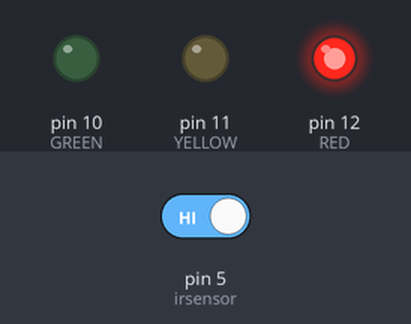
This sketch was run on a simulated Arduino Uno, built with avr-gcc and run on an emulated ATmega328P. Shown: output pins drawn as LEDs (lit = HIGH). Inputs (shaded band) come from the test bench; at power-on: pin 5 (irsensor) HIGH.

Above: at 10.8 s.
10.9 s: pin 5 (irsensor) driven LOW
At 13.5 s:
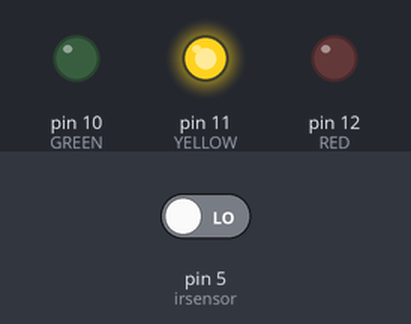
16.9 s: pin 5 (irsensor) driven HIGH
At 19.3 s:
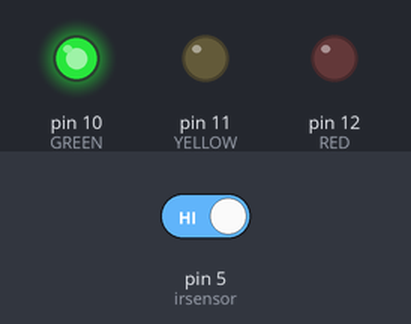
Timing chart, 0 to 30.5 s (numbered marks = the images above; inputs shaded):
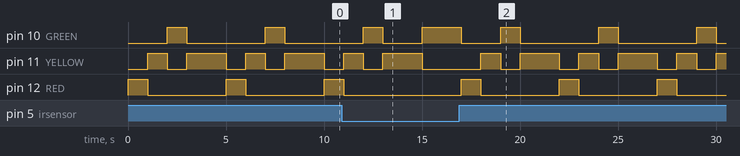

Measured:
- after the input at 10.9 s, pin 11 (YELLOW): goes on until 15.0 s, then stays LOW; pin 12 (RED): goes on until 11.0 s, then stays LOW
- after the input at 16.9 s, pin 10 (GREEN): HIGH → LOW after 0.10 s, then repeats every 5.0 s: HIGH 1.0 s, LOW 4.0 s; pin 11 (YELLOW): LOW → HIGH after 1.1 s, then repeats every 5.0 s: LOW 1.0 s, HIGH 2.0 s, LOW 1.0 s, HIGH 1.0 s; pin 12 (RED): alternates HIGH for 1.0 s and LOW for 4.0 s, starting after 0.10 s
- by itself, pin 10 (GREEN), pin 12 (RED): alternates HIGH for 1.0 s and LOW for 4.0 s

The sketch:

irtrafficlight.ino
```cpp
int irsensor = 5;
int irsensorval;
int GREEN = 10;
int YELLOW = 11;
int RED = 12;
int DELAY_GREEN = 1000;
int DELAY_YELLOW = 1000;
int DELAY_RED = 1000;

void setup() {
  Serial.begin(9600);
  pinMode(irsensor,INPUT);
  pinMode(GREEN, OUTPUT);
  pinMode(YELLOW, OUTPUT);
  pinMode(RED, OUTPUT);
}

void loop() {
  irsensorval = digitalRead(irsensor);
  if(irsensorval == 0){
    green_light();
    delay(DELAY_GREEN);
  }
  else{
    red_light();
    delay(DELAY_RED);
    yellow_light();
    delay(DELAY_YELLOW);
    green_light();
    delay(DELAY_GREEN);
    yellow_light();
    delay(DELAY_YELLOW);
  }
  delay(1000);
}

void green_light()
{
  digitalWrite(GREEN, HIGH);
  digitalWrite(YELLOW, LOW);
  digitalWrite(RED, LOW);
}

void yellow_light()
{
  digitalWrite(GREEN, LOW);
  digitalWrite(YELLOW, HIGH);
  digitalWrite(RED, LOW);
}

void red_light()
{
  digitalWrite(GREEN, LOW);
  digitalWrite(YELLOW, LOW);
  digitalWrite(RED, HIGH);
}
```
